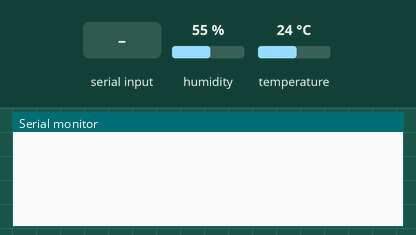
This sketch was run on a simulated Arduino Uno, built with avr-gcc and run on an emulated ATmega328P. On the bench: the last lines printed to the serial monitor. The test bench sets the inputs (shaded band); at power-on: humidity 55 %, temperature 24 °C.

Above: at 1.2 s.
1.3 s: "1" received over Serial
At 1.9 s:
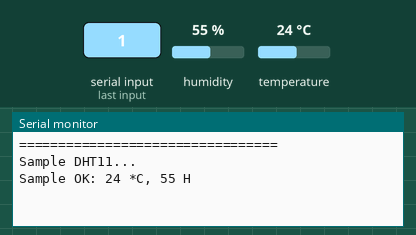
2.8 s: humidity set to 22 %
At 3.9 s:
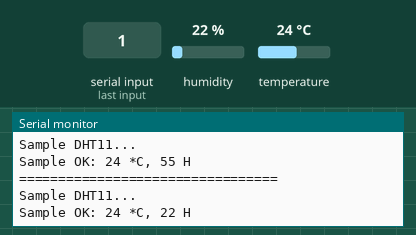
4.3 s: temperature set to 12 °C
At 4.7 s:
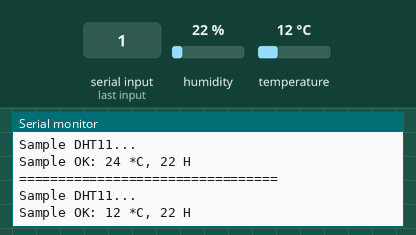
5.8 s: humidity set to 40 %
At 6.8 s:
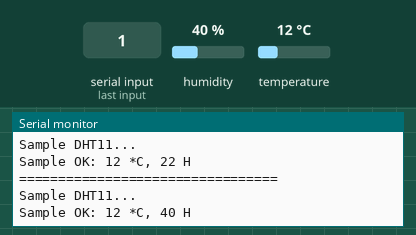
Timing chart, 0 to 8.3 s (numbered marks = the images above; inputs shaded):
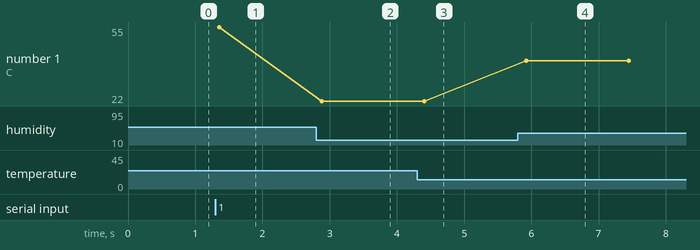

The sketch:

Bluetooth_with_led.ino
```cpp
    #include <SimpleDHT.h>
    #define ledPin 13
    int state = 0;
    //int sensor =98;


void setup() {
  //Serial.begin(115200);
  //pinMode(ledPin, OUTPUT);
      //digitalWrite(ledPin, LOW);
      Serial.begin(9600); // Default communication rate of the Bluetooth module
}

void loop() {
   int pinDHT11 = 3;
SimpleDHT11 dht11(pinDHT11);
  if(Serial.available() > 0){ // Checks whether data is comming from the serial port
        //state = Serial.read(); // Reads the data from the serial port

  // start working...
  Serial.println("=================================");
  Serial.println("Sample DHT11...");

  // read without samples.
  byte temperature = 0;
  byte humidity = 0;
  int err = SimpleDHTErrSuccess;
  if ((err = dht11.read(&temperature, &humidity, NULL)) != SimpleDHTErrSuccess) {
    Serial.print("Read DHT11 failed, err="); Serial.println(err);delay(1000);
    return;
  }

  Serial.print("Sample OK: ");
  Serial.print((int)temperature); Serial.print(" *C, ");
  Serial.print((int)humidity); Serial.println(" H");

  // DHT11 sampling rate is 1HZ.
  delay(1500);
}
        /*Serial.write(state);}*/

     /*if (state == '0') { //0 in app
      digitalWrite(ledPin, LOW); // Turn LED OFF
      Serial.println("LED: OFF");
      //Serial.write(state);
      //Serial.write(sensor);// Send back, to the phone, the String "LED: ON"
      state = 0;
     }
     else if (state == '1') { //1 in app
      digitalWrite(ledPin, HIGH);
      Serial.println("LED: ON");
      //Serial.write(state);
      //Serial.write(sensor);
      state = 0;*/
     }
```

Measured:
- after the input at 1.3 s, the serial monitor: prints a new line at once (image 1)
- after the input at 2.8 s, the serial monitor: prints a new line after 0.08 s (image 2)
- after the input at 4.3 s, the serial monitor: prints a new line after 0.10 s (image 3)
- after the input at 5.8 s, the serial monitor: prints a new line after 0.13 s (image 4)
- plotted number 1: 55 → 22 after the input at 2.8 s, 22 → 40 after the input at 5.8 s
